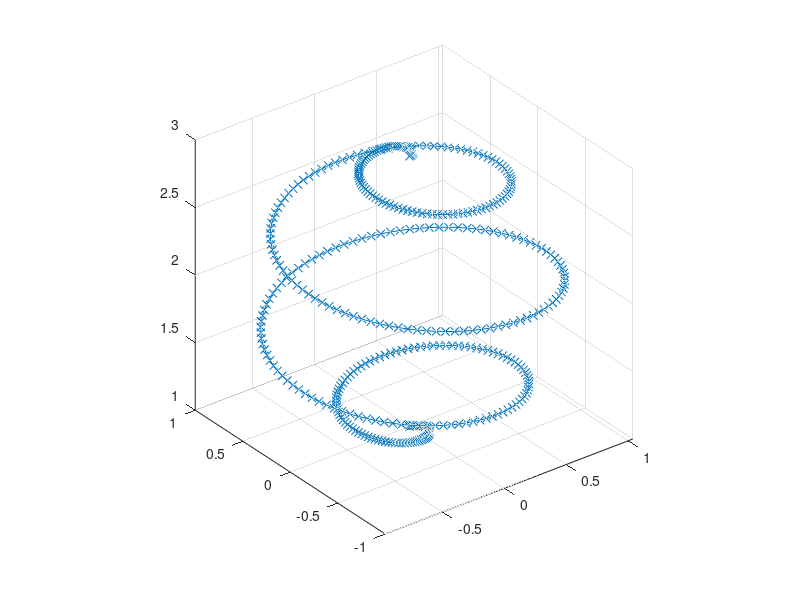

Here is the MATLAB script that generated this plot: (Note: this script raises an error after producing the figure.)
clear
k = 400;
t = linspace(0,pi,k);
x = sin(t).*cos(8*t);
y = sin(t).*sin(8*t);
z = cos(t) + 2;
X = [x;y;z];
plot3(X(1,:),X(2,:),X(3,:),"-x")
grid on
axis equal
hold on
drawCAxis()
P0 = [0,0,0]';
n = [0.2 0.8 1.4]';
drawArrow3(P0,n)
v = deg2rad(225);
L = n*(-2:3)
P = Matrixproj3(n) * X;
R1 = matrixRot3(n,v) * X;
PR2 = matrixRot3(n,v) *  Matrixproj3(n)* X;
drawPlane(n)

plot3(L(1,:),L(2,:),L(3,:))
plot3(P(1,:),P(2,:),P(3,:))
plot3(R1(1,:),R1(2,:),R1(3,:))
plot3(PR2(1,:),PR2(2,:),PR2(3,:))



%%
v = deg2rad(225)
B = matrixRot3(n,v)
Z = B*X;
plot3(Z(1,:),Z(2,:),Z(3,:))
hold on 
plot3(X(1,:),X(2,:),X(3,:))

function drawCAxis()
% Draw arrows for the 3D coordinate axis. 
% Try: 
% drawCAxis()

p0 = [0;0;0];
x = [1;0;0];
y = [0;1;0];
z = [0;0;1];


drawArrow3(p0,x)
drawArrow3(p0,y)
drawArrow3(p0,z)

end
function drawArrow3(P1,P2,color)
% Draw an arrow from point P1 to P2. 
% P1: x-, y- and z-coordinate for starting point
% P2: x-, y- and z-coordinate for end point/arrow head.
% color: specify color of arrow (optional). 
% Color is specified in the same way as with plot. 
% Try: 
% P1 = [1; -1; 1];
% P2 = [0; 1; 0];
% drawArrow3(P1,P2,'b')



x = P1(1);
y = P1(2);
z = P1(3);
u = P2(1)-x;
v = P2(2)-y;
w = P2(3)-z;
if nargin == 2
    quiver3(x,y,z,u,v,w,'off',LineWidth=2);
else 
    quiver3(x,y,z,u,v,w,'off',color,LineWidth=2);
end

end
function drawPlane(n, color)
% Draw a transparent plane with normal vector n
% color: specify color of arrow (optional). 
% Color is specified in the same way as with plot. 
% Try: 
% n = [1; -1; 1];
% drawPlane(n)
% drawPlane(n,'r')

[U,~,~] = svd(n);

U = U*3;
P1 = U(:,2) + U(:,3);
P2 = U(:,2) - U(:,3);
P3 = -U(:,2) - U(:,3);
P4 = -U(:,2) + U(:,3);
P = [P1 P2 P3 P4];

if nargin == 1
    p = patch(P(1,:),P(2,:),P(3,:), 'b');
else 
    p = patch(P(1,:),P(2,:),P(3,:), color);
end

% Set the Face and edge transparency to 0.2 
% using the following properties
set(p,'facealpha',0.2)
set(p,'edgealpha',0.2)

end
function A = matrixRot3(n,v)
% Generate matrix A for 3D rotation of 
% an angle v and along axis n. 
% n: vector of dim 3. 
% v: rotation angle in rad.
% Try 
% n = [1;-1;2]; v = pi/3;
% A = matrixRot3(n,v);

n = n/norm(n);
a = n(1);
b = n(2);
c = n(3);

A = [cos(v)+a*a*(1-cos(v)) a*b*(1-cos(v))-c*sin(v) a*c*(1-cos(v))+b*sin(v); 
    a*b*(1-cos(v))+c*sin(v) cos(v)+b*b*(1-cos(v)) b*c*(1-cos(v))-a*sin(v) ; 
    a*c*(1-cos(v))-b*sin(v) b*c*(1-cos(v))+a*sin(v) cos(v)+c*c*(1-cos(v))] ;
end
function B = Matrixproj3(n)
    n = n / norm(n);
    a = n(1);
    b = n(2);
    c = n(3);
    B =  [1-a^2 -a*b -a*c;
        -a*b 1-b^2 -b*c;
        -a*c -b*c 1-(c^2)];
end
